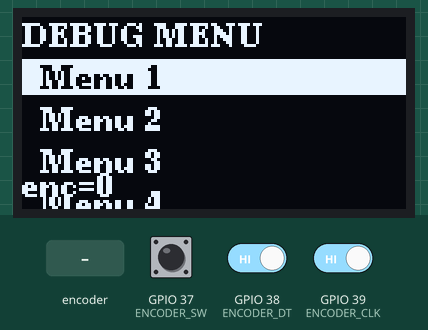
Recording of a sketch running on a simulated ESP32-S3. On the bench: 128×64 one-colour display. Inputs (shaded band) come from the test bench; at power-on: GPIO 37 (ENCODER_SW) HIGH, GPIO 38 (ENCODER_DT) HIGH, GPIO 39 (ENCODER_CLK) HIGH. What the sketch prints to the serial monitor is not drawn.

Above: at 1.3 s.
1.4 s: rotary encoder on GPIO 39 (ENCODER_CLK) / GPIO 38 (ENCODER_DT) turned 3 steps (first pin leading)
At 2.2 s:
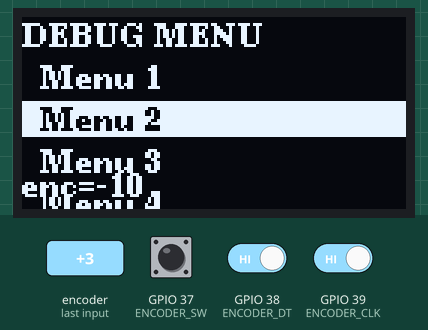
5.0 s: rotary encoder on GPIO 39 (ENCODER_CLK) / GPIO 38 (ENCODER_DT) turned 1 step (first pin leading)
At 6.1 s:
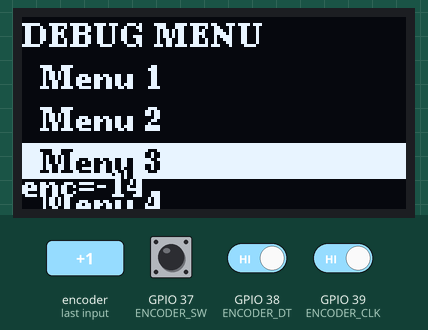
Timing chart, 0 to 8.0 s (numbered marks = the images above; inputs shaded):
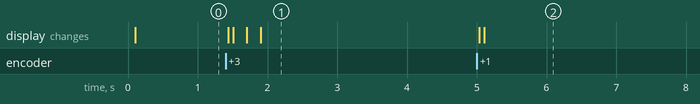

Measured:
- after the input at 1.4 s, the display: first changes at once (image 1 shows a later state)
- after the input at 5.0 s, the display: first changes at once (image 2 shows a later state)

The sketch:

sketch.ino
```cpp
#include <Wire.h>
#include <U8g2lib.h>

// =====================
// Pin define
// =====================
#define OLED_SDA      21
#define OLED_SCL      20

#define ENCODER_CLK   39
#define ENCODER_DT    38
#define ENCODER_SW    37

// =====================
// OLED
// =====================
U8G2_SSD1306_128X64_NONAME_F_HW_I2C u8g2(U8G2_R0, U8X8_PIN_NONE);

// =====================
// Menu state
// =====================
int menuIndex = 0;
const char* menuItems[] = {"Menu 1", "Menu 2", "Menu 3", "Menu 4"};
const int menuCount = 4;

// =====================
// Rotary encoder state
// =====================
volatile long encPos = 0;
uint8_t encPrevState = 0;
int lastEnc = 0;
bool encBtnPrev = HIGH;

// =====================
// Drawing
// =====================
void drawMenu() {
  u8g2.clearBuffer();
  u8g2.setFont(u8g2_font_ncenB08_tr);

  u8g2.drawStr(0, 10, "DEBUG MENU");

  for (int i = 0; i < menuCount; i++) {
    int y = 24 + i * 14;

    if (i == menuIndex) {
      u8g2.drawBox(0, y - 10, 128, 12);
      u8g2.setDrawColor(0);
      u8g2.drawStr(6, y, menuItems[i]);
      u8g2.setDrawColor(1);
    } else {
      u8g2.drawStr(6, y, menuItems[i]);
    }
  }

  char posText[32];
  snprintf(posText, sizeof(posText), "enc=%ld", encPos);
  u8g2.drawStr(0, 60, posText);

  u8g2.sendBuffer();
}

// =====================
// Encoder ISR
// =====================
void IRAM_ATTR encISR() {
  uint8_t a = digitalRead(ENCODER_CLK);
  uint8_t b = digitalRead(ENCODER_DT);
  uint8_t state = (a << 1) | b;

  if (state != encPrevState) {
    if ((encPrevState == 0 && state == 1) ||
        (encPrevState == 1 && state == 3) ||
        (encPrevState == 3 && state == 2) ||
        (encPrevState == 2 && state == 0)) {
      encPos++;
    } else if ((encPrevState == 0 && state == 2) ||
               (encPrevState == 2 && state == 3) ||
               (encPrevState == 3 && state == 1) ||
               (encPrevState == 1 && state == 0)) {
      encPos--;
    }
    encPrevState = state;
  }
}

// =====================
// Setup
// =====================
void setup() {
  Serial.begin(115200);
  delay(50);

  pinMode(ENCODER_CLK, INPUT_PULLUP);
  pinMode(ENCODER_DT, INPUT_PULLUP);
  pinMode(ENCODER_SW, INPUT_PULLUP);

  attachInterrupt(digitalPinToInterrupt(ENCODER_CLK), encISR, CHANGE);
  attachInterrupt(digitalPinToInterrupt(ENCODER_DT), encISR, CHANGE);

  encBtnPrev = digitalRead(ENCODER_SW);

  Wire.begin(OLED_SDA, OLED_SCL);
  u8g2.begin();

  drawMenu();
  Serial.println("Debug OLED+Encoder ready");
}

// =====================
// Loop
// =====================
void loop() {
  int cur = (int)encPos;
  if (cur != lastEnc) {
    int delta = cur - lastEnc;
    lastEnc = cur;

    if (delta > 0) {
      menuIndex++;
      if (menuIndex >= menuCount) menuIndex = 0;
    } else if (delta < 0) {
      menuIndex--;
      if (menuIndex < 0) menuIndex = menuCount - 1;
    }

    drawMenu();
    Serial.print("Menu index: ");
    Serial.println(menuIndex);
  }

  int btn = digitalRead(ENCODER_SW);
  if (btn == LOW && encBtnPrev == HIGH) {
    Serial.println("Encoder button pressed");
  }
  encBtnPrev = btn;

  delay(10);
}
```
